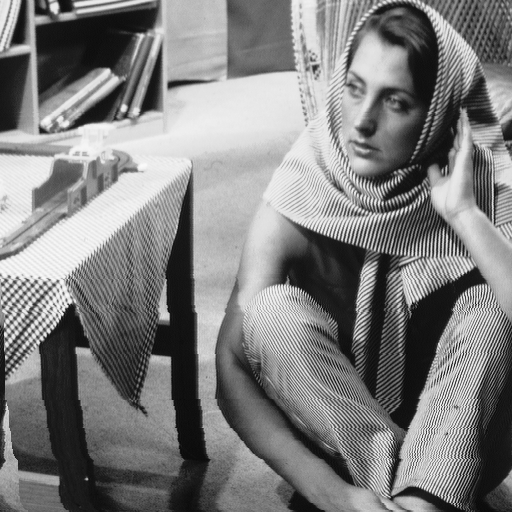
%> input picture bar.bmp, 512 x 512 px
$ octave AlgoEncryptImage.m   (GNU Octave 9; MATLAB toolbox functions it lacks are replaced by stand-ins)
%> lines starting %> are read from the running program, lines starting %| are printed output that depends on the picture; in (x1, y1, x2, y2) boxes, pixels count from 0 and x2, y2 are one past the last pixel; in counts of white or black regions, pixels touching at a corner belong together; the program's own positions count from 1
clc;
close all;
clear all;

%read the original image
img= imread ('bar.bmp');
%> img is the input picture: size 512x512 uint8; min 7, max 250, mean 126.6
%weight W1 and Length of the original image
[W1,L1] = size(img);
%> W1 = 512; L1 = 512

%number of block S
n=8;
img8=reshape(img,n,n,[]);
[W2,L2,S]=size(img8);
%> W2 = 8; L2 = 8; S = 4096

%initialisation d'une matrice W1xL1, not?fullImgCrypt
fullImgCrypt = zeros(W1,L1);
Column=1 ;
 % g閚閞er un nombre al閍toire de 12 bits
 X = round(rand*(2^8-1));

Xbin = de2bi(X,12);

% cr閍tion du fichier txt et inscrption le nombre al閍toire (sera utile
% pour d閏hiffrer
fileKey = fopen ( 'myRandomKey.txt', 'wt');
fprintf(fileKey, num2str(X));
fclose(fileKey);

for jtemp = 1 : (S/(W2*L2))
    for itemp = 1 : (S/(W2*L2))

        % decomposing the image in 8x8 block
        temp = img((itemp-1)*8+1 : (itemp-1)*8+8, (jtemp-1)*8+1 : (jtemp-1)*8+8);


        %DCT transformation
        imgdct = dct2(temp);

        %arrondir les coefficients de la matrice dct
        imgdctround = round(imgdct);

        %valeur absolue
        imgdctabs= abs(imgdctround);

        %transformation en tableau de binaire (on obtient 64 tableaux de 12
        %colonnes
        imgdctbin = de2bi(imgdctabs,12);

        %chiffrement par  xor avec Xbin
        for i = 1 : 64
              imgXorBin(i, 1:12) = xor(imgdctbin(i,1:12),Xbin);
        end

        %Remettre en double les 64 colonnes

        for i = 1 :64
            imgXorDouble(i) = bi2de(imgXorBin(i,1:12));
        end
        %mettre les 64 colonnes en matrice 8x8
        %imgXor = zeros(8,8);
           imgXor=reshape(imgXorDouble,8,8);

     %remettre le signe
        for i = 1 : 8
            for j = 1 :8
            if imgdctround(i,j)>=0
                   imgXorSign(i,j) = imgXor(i,j);
             else
                  imgXorSign(i,j) = -imgXor(i,j);
            end
            end
        end
      imgXorSign;

        %convertion en Idct
        imgIdct = idct2(imgXorSign);

    %conversion en entier
   imgencrypt=uint8(imgIdct);

         % put in a colonne W1*L1
        for j = 1 : 8
           for i = 1 : 8
            fullImgCryptCol(Column)= imgencrypt(i,j);
               Column = Column + 1;
           end
        end


    end
end
%> after the loop, Column = 262145; imgXorDouble = 64 values, max 384 at index 1, min 193 at index 13, mean 215.9; imgXorSign = [384 -211 212 215 -208 -199 215 -211; 250 214 208 -210 214 -222 -214 -212; -217 220 -220 213 210 -220 211 211; -219 208 198 209 212 213 -210 -214; 221 -193 -221 -212 222 218 213 -213; 220 -212 220 215 214 218 -211 -213; -212 -214 -211 222 -209 209 -211 -214; 211 208 -211 214 -208 -197 211 -214]
size(fullImgCryptCol)
%> ans = [1 262144]
%Put the image in matrix W1 x L1
%fullImgCrypt=reshape(fullImgCryptCol,W1,L1);
k=1; m=1;
while m < 33
    while k < m*(512*8) +1
        for j=1 : 512
            for i = 1 + (m-1)*8 : 8 +(m-1)*8
                fullImgCrypt(i,j)= fullImgCryptCol(k);
                k=k+1;
            end

        end
    end
    m=m+1;
end
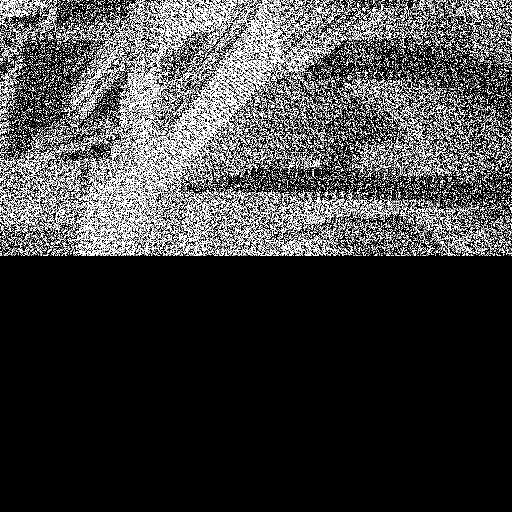
%> fullImgCrypt: size 512x512 double; min 0, max 255, mean 64.3
%> after the loop, k = 131073; m = 33


%affiche de l'image original
subplot (1,2,1); imshow(img);title('image originale');


%affiche l'image chiffr閑
subplot (1,2,2); imshow(fullImgCrypt); title('image chiffr閑 enti鑢e');
%> after `imshow(fullImgCrypt)`:
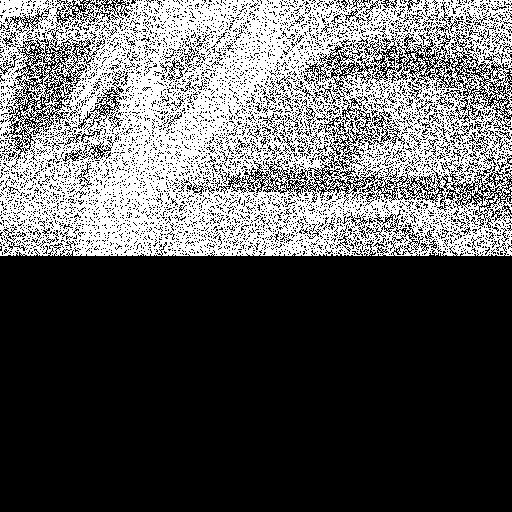
%> displayed picture: size 512x512, on the screen's scale of 0 to 255; 36% white; 60 white regions (58 under 20 px), largest, box (x1, y1, x2, y2) and area: (0, 0, 512, 256) 94244, (74, 0, 84, 10) 34

%mettre l'image chiffr閑 dans un dossier (pour la r閏up閞er pour la
%d閏hiffrer
imwrite (fullImgCrypt, 'C:\Users\ENFRIN Nathalie\Desktop\stage_periode5\ApprendreMATLAB\myEncryptImage.png');
